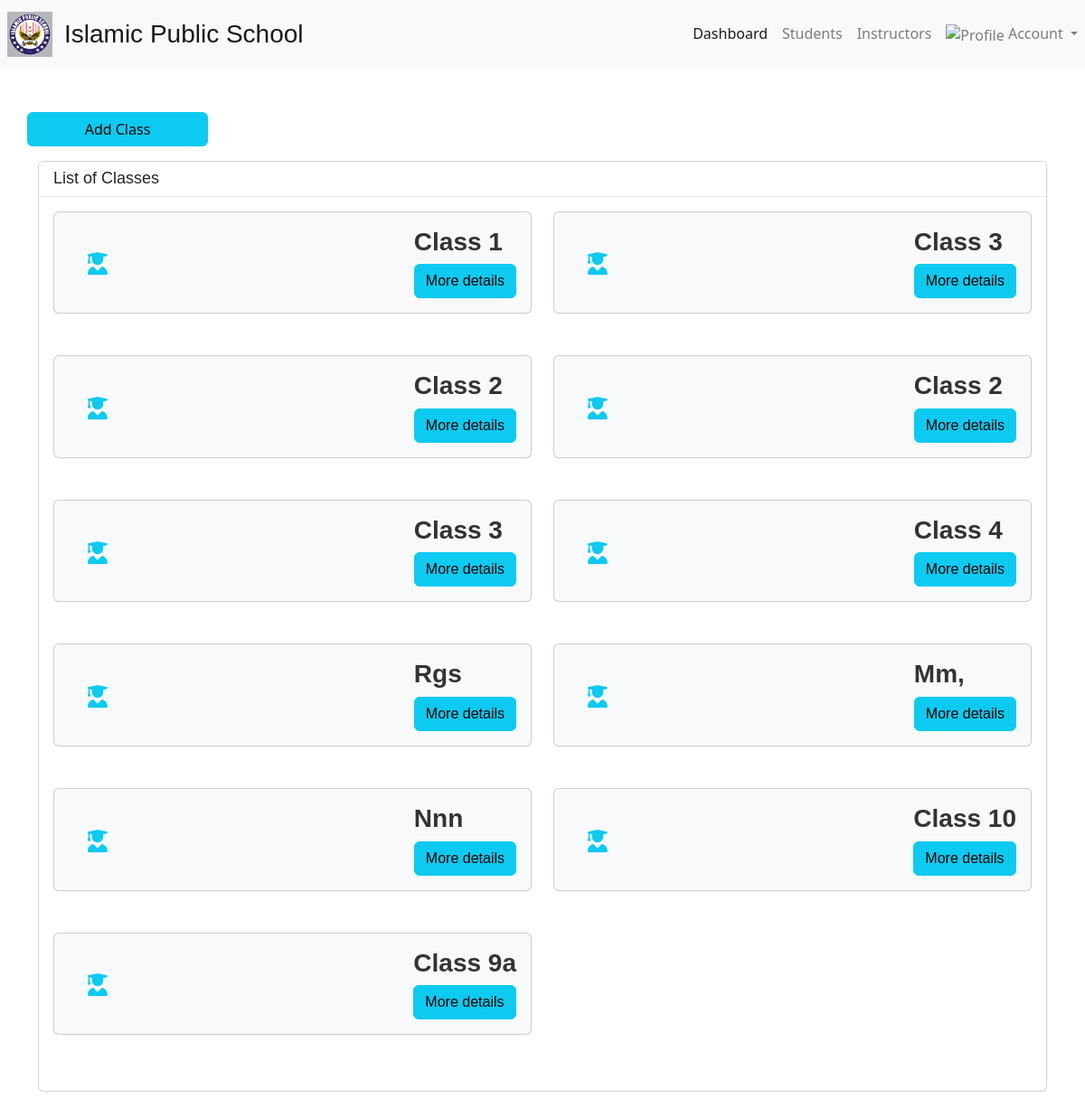
/dashboard/, run on the app's committed database.
### lmsAdmin/models.py (models this page shows, shortened)
class SchoolClass(models.Model):
    name = models.CharField(max_length=50)
    teachers = models.ManyToManyField(User, related_name='classes_taught',blank=True)
    students = models.ManyToManyField(User, related_name='classes_enrolled',blank=True)
    created_at = models.DateTimeField(auto_now_add=True)
    updated_at = models.DateTimeField(auto_now=True)

### lmsAdmin/views.py (the view)
# urls.py: path('dashboard/',AdminDashboardView,name="dashboard"),
def AdminDashboardView(request):
    classes = SchoolClass.objects.all()
    context = {
        "classes": classes
    }
    return render(request,"admin/admindashboard.html", context)

### templates/admin/admindashboard.html (shortened to what this page needs)
{% extends 'base.html' %}
{% block body %}
<div class="container mt-5">
  <div class="row">
    <button type="button" style="width: 200px;" class="btn btn-info mb-3" data-bs-toggle="modal" data-bs-target="#classaddmodal">
      Add Class
    </button>
    <div class="col-lg-12">
      <div class="card">
        <div class="card-header">
          <h5 class="card-title">List of Classes</h5>
        </div>
        <div class="card-body">
          <div class="row">
            {% for clas in classes %}
            <div class="col-md-6 mb-3">
              <div class="card bg-light">
                <div class="card-body">
                  <div class="db-widgets d-flex justify-content-between align-items-center">
                    <div class="db-icon text-info">
                      <a data-bs-toggle="modal" data-bs-target="#classeditmodal">
                       <i class="fas fa-user-graduate "></i>
                      </a>
                    </div>
                    <div class="db-info">
                      <h3 style="text-transform: capitalize;">{{ clas.name }}</h3>
                      <h6><a href="{% url 'classdetail' clas.id %}" class="btn btn-info" > More details </a></h6>
                    </div>
                  </div>
                </div>
              </div>
            </div>
            {% endfor %}
          </div>
        </div>
      </div>
    </div>
  </div>
</div>
{% endblock %}

### templates/base.html (shortened to what this page needs)
{% load static %}
<!DOCTYPE html>
<html lang="en">
   <head>
      <link rel="stylesheet" href="{% static 'assets/plugins/bootstrap/css/bootstrap.min.css' %}">
      <link rel="stylesheet" href="{% static 'assets/plugins/fontawesome/css/fontawesome.min.css' %}">
      <link rel="stylesheet" href="{% static 'assets/plugins/fontawesome/css/all.min.css' %}">
      <link rel="stylesheet" href="{% static 'assets/css/style.css' %}">
      <link rel="stylesheet" href="https://cdnjs.cloudflare.com/ajax/libs/font-awesome/6.3.0/css/all.min.css" />
      <link href="https://cdn.jsdelivr.net/npm/bootstrap@5.3.0-alpha1/dist/css/bootstrap.min.css" rel="stylesheet">
   </head>
   <body>
    {% include 'navbar.html' %}
    {% block body %} {% endblock %}
   </body>
</html>

### templates/navbar.html (shortened to what this page needs)
{% load static %}
{% block body %}
</head>
<body>
  <nav class="navbar navbar-expand-lg navbar-light ">
   <a class="navbar-brand d-flex justify-content-center ms-2" href="{% url 'dashboard' %}">
      <img src="{% static 'assets/img/logo.jpg' %}" alt="Logo" width="50" height="50">
      <h3 class="ml-2 my-auto">Islamic Public School</h3>
   </a>
    <div class="collapse navbar-collapse" id="navbarNav">
      <ul class="navbar-nav ml-auto">
        <li class="nav-item">
          <a class="nav-link active" href="{% url 'dashboard' %}">Dashboard</a>
        </li>
        <li class="nav-item">
          <a class="nav-link" href="{% url 'studentlist' %}">Students</a>
        </li>
        <li class="nav-item">
          <a class="nav-link" href="{% url 'teacherlist' %}">Instructors</a>
        </li>
        <li class="nav-item dropdown">
          <a class="nav-link dropdown-toggle" href="#" id="navbarDropdown" role="button" data-toggle="dropdown" aria-haspopup="true" aria-expanded="false">
            <img src="#" alt="Profile" width="25" height="25">
            Account
          </a>
        </li>
      </ul>
    </div>
  </nav>
{% endblock %}

### lmsAdmin/static/assets/css/style.css (style rules this page uses)
html { height: 100%; }
body { background-color: #fff; color: #333; font-family: 'Poppins', sans-serif; font-size: 1rem; height: 100%; line-height: 1.5; overflow-x: hidden; }
h1, h2, h3, h4, h5, h6 { font-family: 'Poppins', sans-serif; margin-top: 0; }
a { color: #009ce7; }
input, button, a { transition: all 0.4s ease; -moz-transition: all 0.4s ease; -o-transition: all 0.4s ease; -ms-transition: all 0.4s ease; -webkit-transition: all 0.4s ease; }
input, input:focus, button, button:focus { outline: none; }
.navbar-nav > li { float: left; }
ul, ol { padding: 0px; list-style: none; }
.bg-light { background-color: #ebebff!important; }
.text-info, .dropdown-menu > li > a.text-info { color: #009efb !important; }
.btn-info { background-color: #009efb; border: 1px solid #009efb }
.card { border: 1px solid #ececf5; box-shadow: 0 1px 3px 0 rgba(0, 0, 0, 0.03); margin-bottom: 1.875rem; }
.card-body { padding: 1.5rem; }
.card-header { border-bottom: 1px solid #e6e6e6; padding: 1rem 1.5rem; }
.card .card-header { background-color: #fff; border-bottom: 1px solid #eaeaea; }
.card .card-header .card-title { margin-bottom: 0; font-size: 18px; }
.db-icon { font-size: 25px; width: 60px; height: 60px; padding: 13px 21px; border-radius: 10px; color: #fff; margin-right: 20px; }
.db-info h3 { font-size: 28px; font-weight: 600; color: #333333; }
.db-info h6 { margin: 0px; font-weight: 400; font-size: 15px; color: #333333; }

### templates/navbar.html (style rules this page uses)
.navbar { background-color: #f8f9fa; }
.navbar-brand { font-weight: bold; }
.navbar-nav .nav-link { color: #333; }
.navbar-brand img { margin-right: 5px; }

### data on the page
SchoolClass: name "Class 1"
SchoolClass: name "Class 3"
SchoolClass: name "Class 2"
SchoolClass: name "Class 2"
SchoolClass: name "Class 3"
SchoolClass: name "Class 4"
SchoolClass: name "Rgs"
SchoolClass: name "Mm,"
SchoolClass: name "Nnn"
SchoolClass: name "Class 10"
SchoolClass: name "Class 9a"
